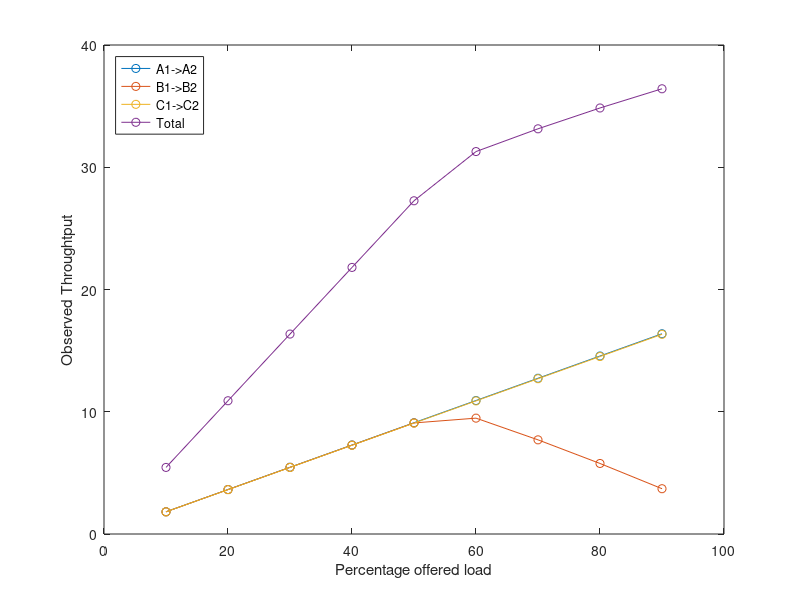

MATLAB code to generate this figure:
x = 10:10:90;
a = [1.81805 3.63864 5.45924 7.27983 9.10043 10.9185 12.7391 14.5597 16.3803];
b = [1.8155 3.63355 5.4516 7.2671 9.08515 9.47728 7.70251 5.7698 3.70485];
c = [1.81296 3.62846 5.44396 7.25946 9.07242 10.8879 12.7034 14.5189 16.3344];
d = [5.44651 10.9006 16.3548 21.8064 27.258 31.2837 33.145 34.8485 36.4195]; 
% a4 = [2.72962 5.45924 8.18885 7.12705 3.62336 1.5456 0.667127 0.201157 0.0585646];
% b4 = [2.72453 5.4516 8.17867 10.9032 13.6303 16.3573 19.0844 21.8089 22.4226];
% t4 = a4+b4;
a+b+c-d

plot(x,a,'-o');
hold on
plot(x,b,'-o');
hold on
plot(x,c,'-o');
hold on
plot(x,d,'-o');
xlabel("Percentage offered load")
ylabel("Observed Throughtput");
legend('A1->A2', 'B1->B2', 'C1->C2', 'Total', 'location', 'northwest');
% legend('A->B','C->D','Total', 'location', 'northwest');
saveas(gcf, '../images/image3.png', 'png');